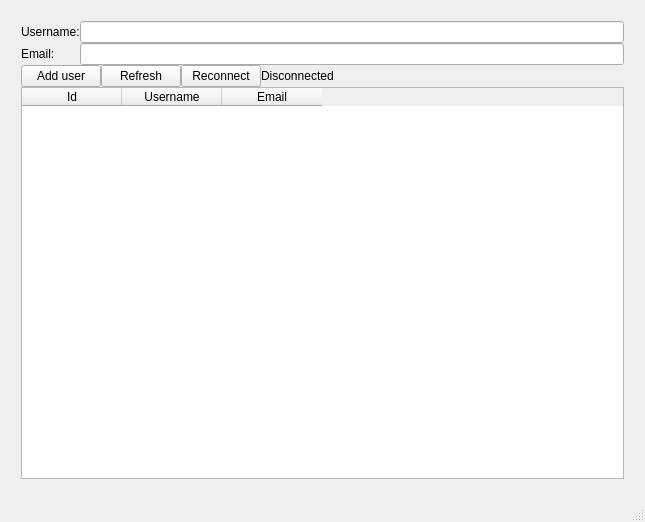
<?xml version="1.0" encoding="UTF-8"?>
<ui version="4.0">
 <class>MainWindow</class>
 <widget class="QMainWindow" name="MainWindow">
  <property name="geometry">
   <rect>
    <x>0</x>
    <y>0</y>
    <width>645</width>
    <height>522</height>
   </rect>
  </property>
  <property name="sizePolicy">
   <sizepolicy hsizetype="Expanding" vsizetype="Expanding">
    <horstretch>0</horstretch>
    <verstretch>0</verstretch>
   </sizepolicy>
  </property>
  <property name="minimumSize">
   <size>
    <width>600</width>
    <height>400</height>
   </size>
  </property>
  <property name="windowTitle">
   <string>Users Client</string>
  </property>
  <widget class="QWidget" name="centralwidget">
   <layout class="QVBoxLayout" name="verticalLayout_2">
    <item>
     <layout class="QVBoxLayout" name="verticalLayout">
      <property name="spacing">
       <number>0</number>
      </property>
      <property name="leftMargin">
       <number>12</number>
      </property>
      <property name="topMargin">
       <number>12</number>
      </property>
      <property name="rightMargin">
       <number>12</number>
      </property>
      <property name="bottomMargin">
       <number>12</number>
      </property>
      <item>
       <layout class="QFormLayout" name="formLayout">
        <item row="0" column="0">
         <widget class="QLabel" name="usernameLabel">
          <property name="text">
           <string>Username:</string>
          </property>
         </widget>
        </item>
        <item row="0" column="1">
         <widget class="QLineEdit" name="usernameEdit"/>
        </item>
        <item row="1" column="0">
         <widget class="QLabel" name="emailLabel">
          <property name="text">
           <string>Email:</string>
          </property>
         </widget>
        </item>
        <item row="1" column="1">
         <widget class="QLineEdit" name="emailEdit"/>
        </item>
       </layout>
      </item>
      <item>
       <layout class="QHBoxLayout" name="horizontalLayout">
        <item>
         <widget class="QPushButton" name="addButton">
          <property name="sizePolicy">
           <sizepolicy hsizetype="Fixed" vsizetype="Fixed">
            <horstretch>0</horstretch>
            <verstretch>0</verstretch>
           </sizepolicy>
          </property>
          <property name="text">
           <string>Add user</string>
          </property>
         </widget>
        </item>
        <item>
         <widget class="QPushButton" name="refreshButton">
          <property name="sizePolicy">
           <sizepolicy hsizetype="Fixed" vsizetype="Fixed">
            <horstretch>0</horstretch>
            <verstretch>0</verstretch>
           </sizepolicy>
          </property>
          <property name="text">
           <string>Refresh</string>
          </property>
         </widget>
        </item>
        <item>
         <widget class="QPushButton" name="reconnectButton">
          <property name="sizePolicy">
           <sizepolicy hsizetype="Fixed" vsizetype="Fixed">
            <horstretch>0</horstretch>
            <verstretch>0</verstretch>
           </sizepolicy>
          </property>
          <property name="text">
           <string>Reconnect</string>
          </property>
         </widget>
        </item>
        <item>
         <widget class="QLabel" name="statusLabel">
          <property name="sizePolicy">
           <sizepolicy hsizetype="Expanding" vsizetype="Preferred">
            <horstretch>0</horstretch>
            <verstretch>0</verstretch>
           </sizepolicy>
          </property>
          <property name="text">
           <string>Disconnected</string>
          </property>
         </widget>
        </item>
       </layout>
      </item>
      <item>
       <widget class="QTableWidget" name="usersTable">
        <property name="editTriggers">
         <set>QAbstractItemView::EditTrigger::NoEditTriggers</set>
        </property>
        <property name="selectionBehavior">
         <enum>QAbstractItemView::SelectionBehavior::SelectRows</enum>
        </property>
        <property name="columnCount">
         <number>3</number>
        </property>
        <attribute name="horizontalHeaderStretchLastSection">
         <bool>false</bool>
        </attribute>
        <attribute name="verticalHeaderStretchLastSection">
         <bool>false</bool>
        </attribute>
        <column>
         <property name="text">
          <string>Id</string>
         </property>
        </column>
        <column>
         <property name="text">
          <string>Username</string>
         </property>
        </column>
        <column>
         <property name="text">
          <string>Email</string>
         </property>
        </column>
       </widget>
      </item>
     </layout>
    </item>
   </layout>
  </widget>
  <widget class="QMenuBar" name="menubar">
   <property name="geometry">
    <rect>
     <x>0</x>
     <y>0</y>
     <width>645</width>
     <height>22</height>
    </rect>
   </property>
  </widget>
  <widget class="QStatusBar" name="statusbar"/>
 </widget>
 <resources/>
 <connections/>
</ui>
